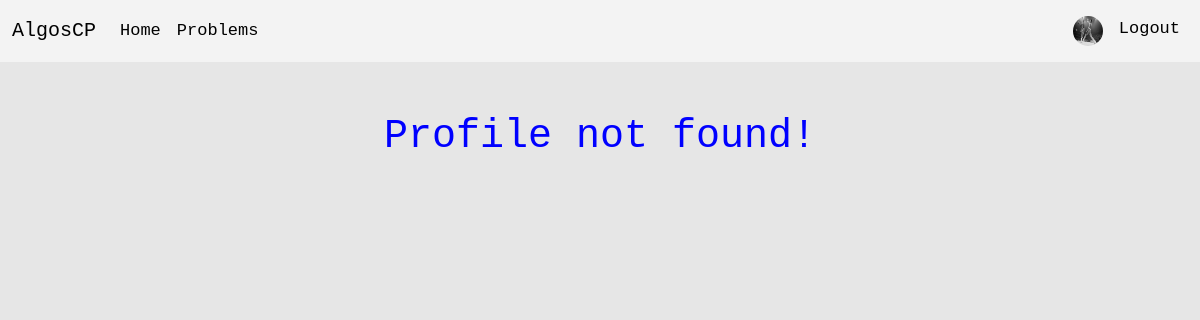
Before: /users/valentin/ (signed in) with the older database file.
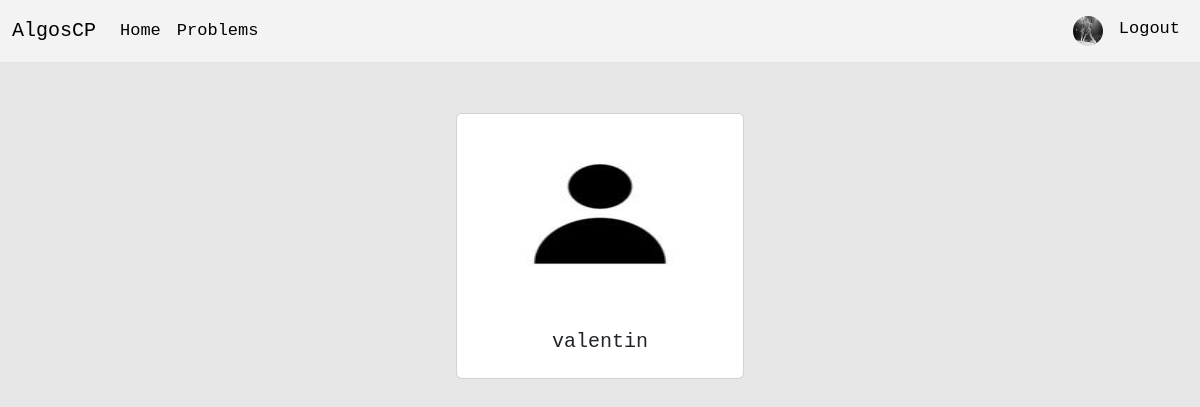
After: the same page with the newer database file.
### users/models.py (models this page shows, shortened)
class Profile(models.Model):
    user = models.OneToOneField(User, on_delete = models.CASCADE)
    image = models.ImageField(default = 'profile_pictures/default.jpg', upload_to = 'profile_pictures/')
    description = models.TextField(default = '', blank = True)

### users/views.py (the view)
# urls.py: path('users/<username>/', views.profile, name='profile'),
def profile(request, username):
    if request.user.is_authenticated:
        profile = None
        try:
            user = User.objects.get(username = username)
            profile = Profile.objects.get(user_id = user)
        except:
            pass
        return render(request, 'profile.html', {'profile': profile})
    return render(request, 'login_required.html', {})

### users/templates/profile.html (shortened to what this page needs)
{% extends 'base.html' %}
{% block content %}
  <center>
    {% if profile %}
      <div class="card" style="width: 18rem;">
        <img src="{{ profile.image.url }}" width="200" height="200" class="card-img-top" alt="User_Image">
        <div class="card-body">
          <h5 class="card-title">{{ profile.user }}</h5>
        </div>
      </div>
    {% else %}
      <h1>Profile not found!</h1>
    {% endif %}
  </center>
  <br/>
{% endblock %}

### website/templates/base.html (shortened to what this page needs)
{% load static %}
<!doctype html>
<html lang="en">
  <head>
    <link href="https://cdn.jsdelivr.net/npm/bootstrap@5.3.0/dist/css/bootstrap.min.css" rel="stylesheet">
    <link rel="stylesheet" type="text/css" href="{% static 'style.css' %}">
  </head>
  <body>
    {% include 'navbar.html' %}
    <br/><br/>
      <div class="container">
        {% block content %}
        {% endblock %}
      </div>
  </body>
</html>

### website/templates/navbar.html (shortened to what this page needs)
<nav class="navbar navbar-expand-lg" style="background-color: #f3f3f3;">
  <div class="container-fluid">
    <a class="navbar-brand" href="{% url 'index' %}">AlgosCP</a>
    <div class="collapse navbar-collapse" id="navbarNavAltMarkup">
      <div class="navbar-nav">
        <a class="nav-link active" aria-current="page" href="{% url 'index' %}">Home</a>
        <a class="nav-link active" href="{% url 'list' %}">Problems</a>
      </div>
      {% if user.is_authenticated %}
        <div class="navbar-nav ms-auto">
          <a class="nav-link active" href="{% url 'profile' request.user %}">
            <img src="{{ user.profile.image.url }}" width=30 height=30 class="rounded-circle" alt="{{ profile.user.username }}">
          </a>
          <a class="nav-link active" href="{% url 'logout' %}">Logout</a>
        </div>
      {% else %}
        <div class="navbar-nav ms-auto">
          <a class="nav-item nav-link active" href="{% url 'login' %}">Login</a>
        </div>
      {% endif %}
    </div>
  </div>
</nav>

### website/static/style.css (style rules this page uses)
body { background-color: rgb(230, 230, 230); font-size: 17px; font-family: monospace, consolas, arial; }

Changed rows visible on the page:
added Profile: image (placeholder picture), user "valentin"
Other visible differences:
text no longer shown: "Profile not found!"
